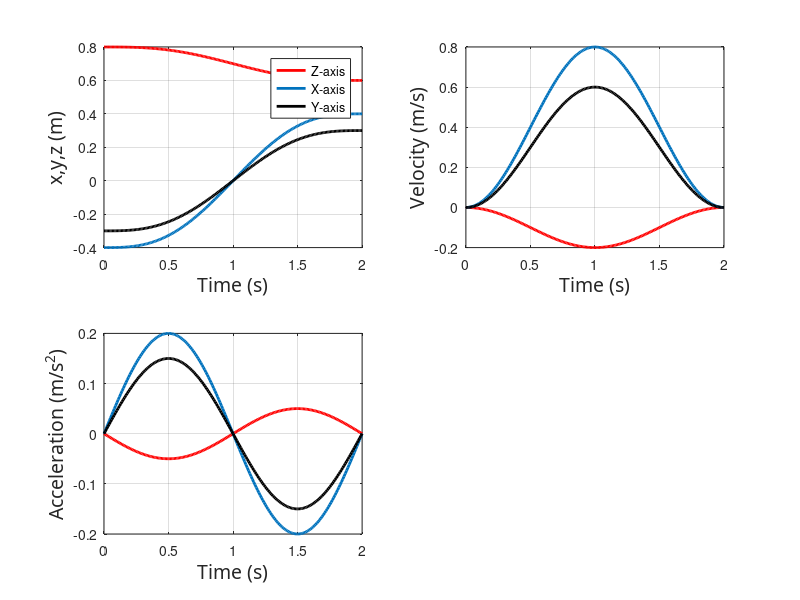
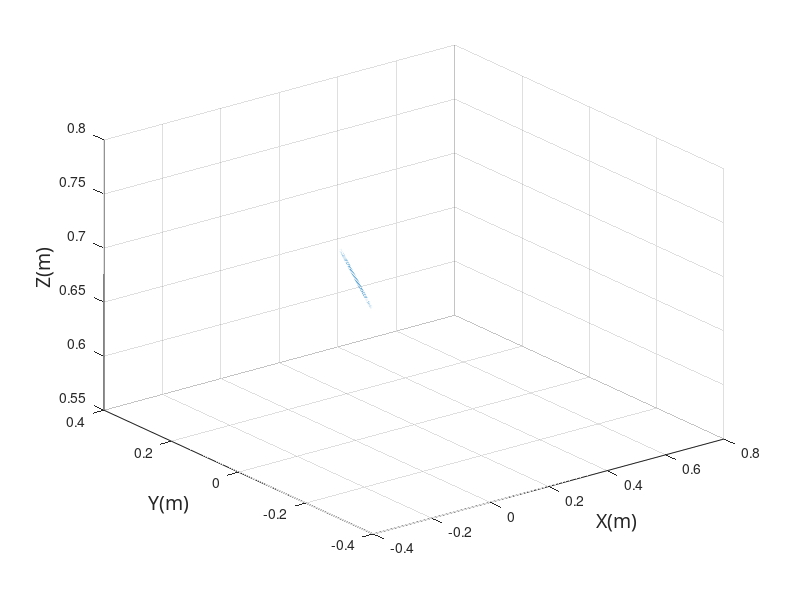

Reproduce these figures in MATLAB, in order.
% Thoong soos quyx ddaoj
to = 0; % Thoiwf ddieemr batws ddaauf chuyeenr ddoongj
tf = 2; % Thoiwf gian chuyeenr ddoongj
xo = -0.4; yo =-0.3; zo=0.8; % Toaj ddooj ddieemr ddaauf
xf = 0.4; yf = 0.3; zf = 0.6; % Toaj ddooj ddieemr cuoois
t = 0:0.01:tf;
% Quyx ddaoj Kane
x = xo + (xf-xo)*(t-to)/(tf-to)-((xf-xo)/(2*pi))*sin(2*pi*(t-to)/(tf-to));
% Tinhs cacs heej soos lieen heej tuyeens tinhs giuawx toaj ddooj y, z theo x
% yo = a1*xo + b1;
% yf = a1*xf + b1;
% zo = a2*xo + b2;
% zf = a2*xf + b2;
A1 = [xo 1; xf 1];
B1 = [yo;yf];
K1 = inv(A1)*B1;
B2 = [zo;zf];
K2 = inv(A1)*B2;
y = K1(1)*x+K1(2);
z = K2(1)*x+K2(2);
% Vaanj toocs quyx ddaoj
xd = (xf-xo)/(tf-to)-(xf-xo)/(tf-to)*cos(2*pi*(t-to)/(tf-to));
yd = K1(1)*xd;
zd = K2(1)*xd;
% Gia toocs quyx ddaoj
xdd = (xf-xo)/(tf-to)^2*sin(2*pi*(t-to)/(tf-to));
ydd = K1(1)*xdd;
zdd = K2(1)*xdd;
% Vex cacs ddoof thij
figure (1);
% DDoof thij cacs toaj ddooj theo thoiwf gian
subplot (2,2,1)
plot (t,z,'r','LineWidth',2);
hold on;
plot (t,x,'LineWidth',2);
plot (t,y,'k','LineWidth',2);
grid on;
xlabel('Time (s)','FontSize',14,'FontName','time');
ylabel('x,y,z (m)','FontSize',14,'FontName','time');
legend('Z-axis','X-axis','Y-axis');
% DDoof thij vaanj toocs theo thoiwf gian
subplot (2,2,2);
plot (t,zd,'r','LineWidth',2);
grid on;
hold on;
plot (t,xd,'LineWidth',2);
plot (t,yd,'k','LineWidth',2);
xlabel('Time (s)','FontSize',14,'FontName','time');
ylabel('Velocity (m/s)','FontSize',14,'FontName','time');
% DDoof thij gia toocs theo thoiwf gian
subplot (2,2,3);
plot (t,zdd,'r','LineWidth',2);
grid on;
hold on;
plot (t,xdd,'LineWidth',2);
plot (t,ydd,'k','LineWidth',2);
xlabel('Time (s)','FontSize',14,'FontName','time');
ylabel('Acceleration (m/s^2)','FontSize',14,'FontName','time');
% DDoof thij quyx ddaoj
figure(2);
plot3 (x,y,z,'LineWidth',2);
grid on;
xlabel('X(m)','FontSize',14,'FontName','time');
ylabel('Y(m)','FontSize',14,'FontName','time');
zlabel('Z(m)','FontSize',14,'FontName','time');